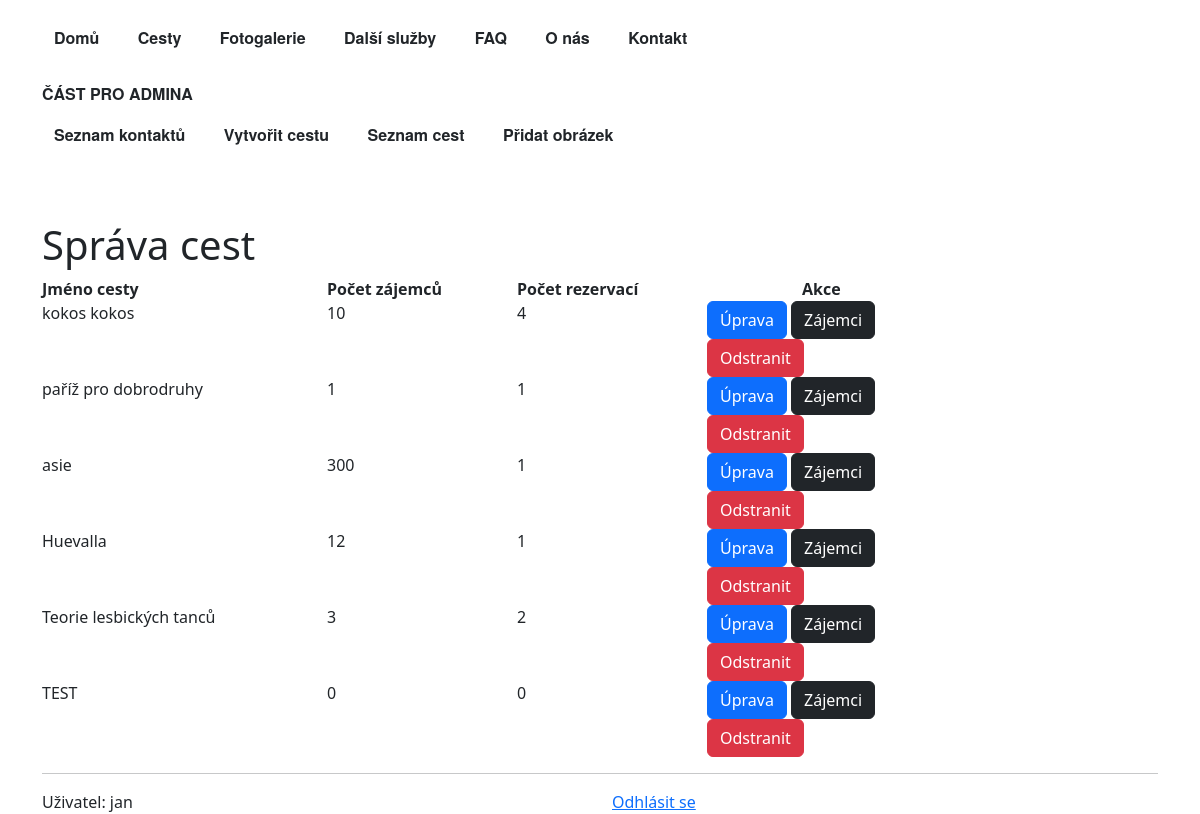
/webapp/trip-list/ (signed in), run on an earlier commit of the app's database.
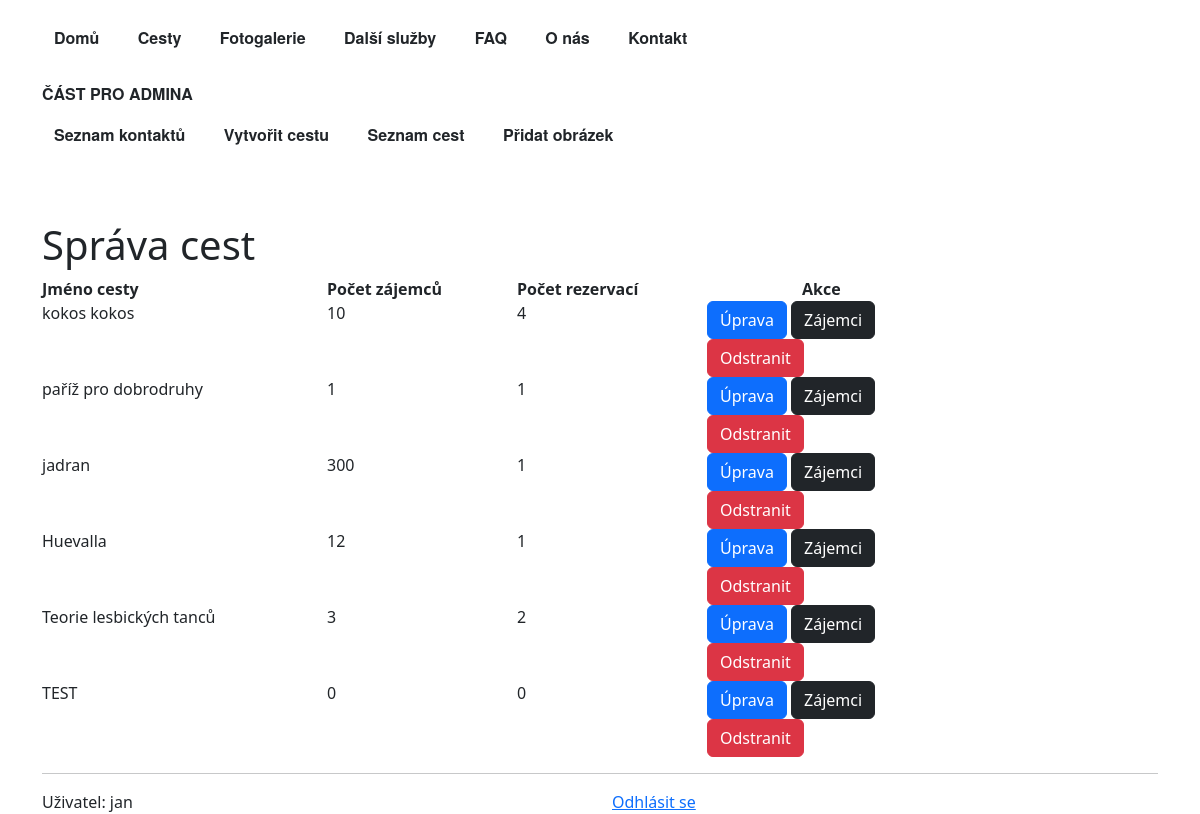
And on a later commit of the database.
### webapp/models.py (models this page shows, shortened)
class Trip(models.Model):
    trip_id = models.AutoField(primary_key=True)
    trip_name = models.CharField(max_length=256)
    trip_short_description = models.TextField(null=True, blank=True)
    trip_description = models.TextField(null=True, blank=True)
    start_time = models.CharField(null=True, blank=True, max_length=30) #not date field at the clients request
    end_time = models.CharField(null=True, blank=True, max_length=30) #vague dates preferred - start of june
    price = models.IntegerField(null=True, blank=True)
    image = models.ImageField(upload_to='', null=True, blank=True)
    thumbnail = models.ImageField(upload_to='', null=True, blank=True)
    @property
    def customer_count(self):
        return sum((number.customer_count or 1) for number in self.customer_trip.all())
    @property
    def reservation_count(self):
        return self.customer_trip.all().count()

class Customer(models.Model):
    customer_id = models.AutoField(primary_key=True)
    customer_first_name = models.CharField(max_length=64)
    customer_last_name = models.CharField(max_length=64)
    customer_count = models.PositiveIntegerField(default=1, validators=[MaxValueValidator(30)],)
    customer_email = models.EmailField(null=True, blank=True)
    customer_phone = models.CharField(max_length=14, null=True, blank=True, validators=[MinLengthValidator(9)])
    customer_message = models.TextField(null=True, blank=True)
    customer_trip = models.ForeignKey('Trip', on_delete=models.CASCADE,
                                      null=True, blank=True, related_name='customer_trip')
    created = models.DateTimeField(auto_now_add=True)
    objects = CustomerManager()

### webapp/views.py (the view)
# urls.py: path("trip-list/", TripListingView.as_view(), name="trip_list"),
class TripListingView(LoginRequiredMixin, ListView):
    template_name= "trip_list.html"
    model = Trip
    def get_context_data(self, *, object_list=None, **kwargs):
        context = super().get_context_data(object_list=object_list, **kwargs)
        context["customers"] = Customer.objects.all()
        return context

### webapp/models.py (called while the page is built)
    def get_queryset(self):
        return CustomerQuerySet(self.model, using=self._db)

### webapp/templates/trip_list.html (shortened to what this page needs)
{% extends "base_with_bootstrap.html" %}
{% load bootstrap5 %}
{% block hlavni_nadpis %} Správa cest{% endblock %}
{% block content %}
    <div class="row">
        <div class="col-3"><b>Jméno cesty</b></div>
        <div class="col-2"><b>Počet zájemců</b></div>
        <div class="col-2"><b>Počet rezervací</b></div>
        <div class="col-2 offset-1"><b>Akce</b></div>
    </div>
    {% for trip in object_list%}
    <div class="row">
        <div class="col-3">{{trip.trip_name}}</div>
        <div class="col-2">{{trip.customer_count}}</div>
        <div class="col-2">{{trip.reservation_count}}</div>
         <div class="col-3">
            <a href="{% url 'webapp:trip_update' trip.pk %}" class="btn btn-primary"> Úprava </a>
             <a href="{% url 'webapp:trip_detail_admin' trip.pk %}" class=" btn btn-dark"> Zájemci </a>
             <a href="{% url 'webapp:trip_delete' trip.pk %}" class=" btn btn-danger"> Odstranit </a>
         </div>
    </div>
    {% endfor %}
{% endblock %}

What changed in the data, as far as the page shows it:
changed Trip: trip_name "asie" → "jadran"
